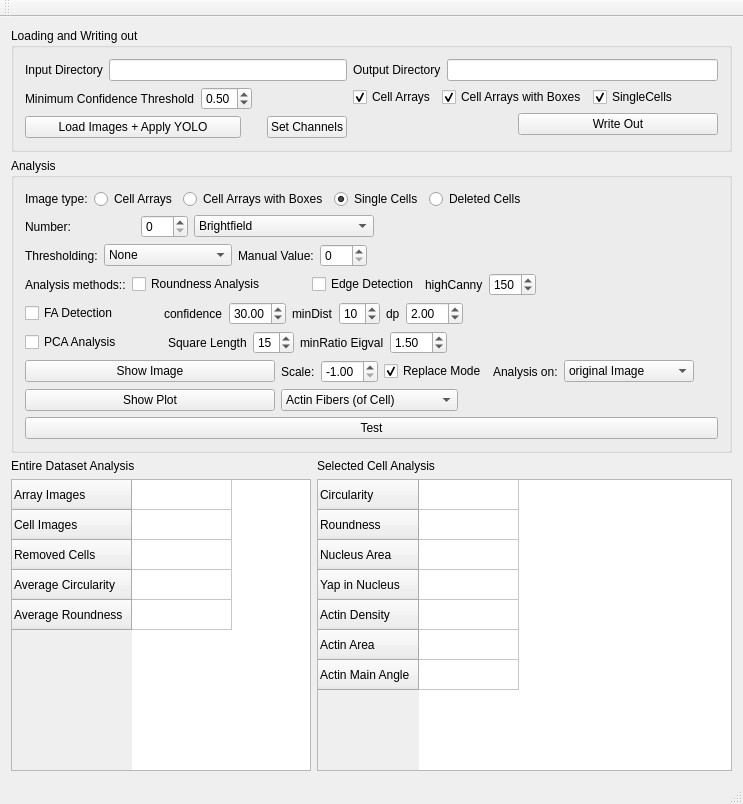
<?xml version="1.0" encoding="UTF-8"?>
<ui version="4.0">
 <class>WindowMainClass</class>
 <widget class="QMainWindow" name="WindowMainClass">
  <property name="geometry">
   <rect>
    <x>0</x>
    <y>0</y>
    <width>743</width>
    <height>804</height>
   </rect>
  </property>
  <property name="sizePolicy">
   <sizepolicy hsizetype="Preferred" vsizetype="Fixed">
    <horstretch>0</horstretch>
    <verstretch>0</verstretch>
   </sizepolicy>
  </property>
  <property name="windowTitle">
   <string>Cell Force Analyser</string>
  </property>
  <widget class="QWidget" name="centralWidget">
   <layout class="QVBoxLayout" name="verticalLayout">
    <item>
     <layout class="QHBoxLayout" name="horizontalLayout_8">
      <item>
       <widget class="QGroupBox" name="groupBox">
        <property name="title">
         <string>Loading and Writing out</string>
        </property>
        <layout class="QHBoxLayout" name="horizontalLayout_3">
         <item>
          <layout class="QVBoxLayout" name="verticalLayout_2">
           <item>
            <layout class="QHBoxLayout" name="horizontalLayout">
             <item>
              <widget class="QLabel" name="label">
               <property name="text">
                <string>Input Directory</string>
               </property>
               <property name="buddy">
                <cstring>lineEdit_inpDir</cstring>
               </property>
              </widget>
             </item>
             <item>
              <widget class="QLineEdit" name="lineEdit_inpDir"/>
             </item>
            </layout>
           </item>
           <item>
            <layout class="QHBoxLayout" name="horizontalLayout_4">
             <item>
              <widget class="QLabel" name="label_3">
               <property name="text">
                <string>Minimum Confidence Threshold</string>
               </property>
              </widget>
             </item>
             <item>
              <widget class="QDoubleSpinBox" name="doubleSpinBox_confThresh">
               <property name="minimum">
                <double>0.000000000000000</double>
               </property>
               <property name="maximum">
                <double>1.000000000000000</double>
               </property>
               <property name="singleStep">
                <double>0.100000000000000</double>
               </property>
               <property name="value">
                <double>0.500000000000000</double>
               </property>
              </widget>
             </item>
             <item>
              <spacer name="horizontalSpacer_3">
               <property name="orientation">
                <enum>Qt::Horizontal</enum>
               </property>
               <property name="sizeHint" stdset="0">
                <size>
                 <width>40</width>
                 <height>20</height>
                </size>
               </property>
              </spacer>
             </item>
            </layout>
           </item>
           <item>
            <layout class="QHBoxLayout" name="horizontalLayout_9">
             <item>
              <widget class="QPushButton" name="pushButton_loadImages">
               <property name="minimumSize">
                <size>
                 <width>200</width>
                 <height>0</height>
                </size>
               </property>
               <property name="text">
                <string>Load Images + Apply YOLO</string>
               </property>
               <property name="iconSize">
                <size>
                 <width>20</width>
                 <height>20</height>
                </size>
               </property>
              </widget>
             </item>
             <item>
              <spacer name="horizontalSpacer_5">
               <property name="orientation">
                <enum>Qt::Horizontal</enum>
               </property>
               <property name="sizeType">
                <enum>QSizePolicy::Fixed</enum>
               </property>
               <property name="sizeHint" stdset="0">
                <size>
                 <width>20</width>
                 <height>20</height>
                </size>
               </property>
              </spacer>
             </item>
             <item>
              <widget class="QPushButton" name="pushButton_channels">
               <property name="sizePolicy">
                <sizepolicy hsizetype="Fixed" vsizetype="Fixed">
                 <horstretch>0</horstretch>
                 <verstretch>0</verstretch>
                </sizepolicy>
               </property>
               <property name="text">
                <string>Set Channels</string>
               </property>
              </widget>
             </item>
            </layout>
           </item>
          </layout>
         </item>
         <item>
          <layout class="QVBoxLayout" name="verticalLayout_5">
           <item>
            <layout class="QHBoxLayout" name="horizontalLayout_2">
             <item>
              <widget class="QLabel" name="label_2">
               <property name="text">
                <string>Output Directory</string>
               </property>
               <property name="buddy">
                <cstring>lineEdit_outpDir</cstring>
               </property>
              </widget>
             </item>
             <item>
              <widget class="QLineEdit" name="lineEdit_outpDir"/>
             </item>
            </layout>
           </item>
           <item>
            <layout class="QHBoxLayout" name="horizontalLayout_11">
             <item>
              <widget class="QCheckBox" name="checkBox_cellArrays">
               <property name="text">
                <string>Cell Arrays</string>
               </property>
               <property name="checked">
                <bool>true</bool>
               </property>
              </widget>
             </item>
             <item>
              <widget class="QCheckBox" name="checkBox_cellArraysWithBoxes">
               <property name="text">
                <string>Cell Arrays with Boxes</string>
               </property>
               <property name="checked">
                <bool>true</bool>
               </property>
              </widget>
             </item>
             <item>
              <widget class="QCheckBox" name="checkBox_singleCells">
               <property name="text">
                <string>SingleCells</string>
               </property>
               <property name="checked">
                <bool>true</bool>
               </property>
              </widget>
             </item>
             <item>
              <spacer name="horizontalSpacer_9">
               <property name="orientation">
                <enum>Qt::Horizontal</enum>
               </property>
               <property name="sizeHint" stdset="0">
                <size>
                 <width>40</width>
                 <height>20</height>
                </size>
               </property>
              </spacer>
             </item>
            </layout>
           </item>
           <item>
            <layout class="QHBoxLayout" name="horizontalLayout_13">
             <item>
              <spacer name="horizontalSpacer_10">
               <property name="orientation">
                <enum>Qt::Horizontal</enum>
               </property>
               <property name="sizeHint" stdset="0">
                <size>
                 <width>40</width>
                 <height>20</height>
                </size>
               </property>
              </spacer>
             </item>
             <item>
              <widget class="QPushButton" name="pushButton_writeOut">
               <property name="minimumSize">
                <size>
                 <width>200</width>
                 <height>0</height>
                </size>
               </property>
               <property name="text">
                <string>Write Out</string>
               </property>
              </widget>
             </item>
            </layout>
           </item>
          </layout>
         </item>
        </layout>
       </widget>
      </item>
     </layout>
    </item>
    <item>
     <widget class="QGroupBox" name="groupBox_2">
      <property name="sizePolicy">
       <sizepolicy hsizetype="Preferred" vsizetype="Preferred">
        <horstretch>0</horstretch>
        <verstretch>0</verstretch>
       </sizepolicy>
      </property>
      <property name="title">
       <string>Analysis</string>
      </property>
      <layout class="QVBoxLayout" name="verticalLayout_6">
       <item>
        <layout class="QVBoxLayout" name="verticalLayout_3">
         <property name="sizeConstraint">
          <enum>QLayout::SetDefaultConstraint</enum>
         </property>
         <item>
          <layout class="QHBoxLayout" name="horizontalLayout_7">
           <item>
            <widget class="QLabel" name="label_14">
             <property name="text">
              <string>Image type:</string>
             </property>
            </widget>
           </item>
           <item>
            <widget class="QRadioButton" name="radioButton_cellArrays">
             <property name="enabled">
              <bool>true</bool>
             </property>
             <property name="minimumSize">
              <size>
               <width>0</width>
               <height>0</height>
              </size>
             </property>
             <property name="text">
              <string>Cell Arrays</string>
             </property>
             <property name="checked">
              <bool>false</bool>
             </property>
            </widget>
           </item>
           <item>
            <widget class="QRadioButton" name="radioButton_cellArraysWithBoxes">
             <property name="text">
              <string>Cell Arrays with Boxes</string>
             </property>
            </widget>
           </item>
           <item>
            <widget class="QRadioButton" name="radioButton_singleCells">
             <property name="minimumSize">
              <size>
               <width>0</width>
               <height>0</height>
              </size>
             </property>
             <property name="text">
              <string>Single Cells</string>
             </property>
             <property name="checked">
              <bool>true</bool>
             </property>
            </widget>
           </item>
           <item>
            <widget class="QRadioButton" name="radioButton_deletedCells">
             <property name="text">
              <string>Deleted Cells</string>
             </property>
            </widget>
           </item>
           <item>
            <spacer name="horizontalSpacer_13">
             <property name="orientation">
              <enum>Qt::Horizontal</enum>
             </property>
             <property name="sizeHint" stdset="0">
              <size>
               <width>40</width>
               <height>20</height>
              </size>
             </property>
            </spacer>
           </item>
          </layout>
         </item>
         <item>
          <layout class="QHBoxLayout" name="horizontalLayout_6">
           <item>
            <widget class="QLabel" name="label_5">
             <property name="minimumSize">
              <size>
               <width>110</width>
               <height>0</height>
              </size>
             </property>
             <property name="text">
              <string>Number:</string>
             </property>
            </widget>
           </item>
           <item>
            <widget class="QSpinBox" name="spinBox_showImage">
             <property name="maximum">
              <number>999</number>
             </property>
             <property name="value">
              <number>0</number>
             </property>
            </widget>
           </item>
           <item>
            <widget class="QComboBox" name="comboBox_showImage">
             <property name="minimumSize">
              <size>
               <width>180</width>
               <height>0</height>
              </size>
             </property>
             <property name="currentText">
              <string>Brightfield</string>
             </property>
             <item>
              <property name="text">
               <string>Brightfield</string>
              </property>
             </item>
             <item>
              <property name="text">
               <string>Nucleus</string>
              </property>
             </item>
             <item>
              <property name="text">
               <string>Vinculin</string>
              </property>
             </item>
             <item>
              <property name="text">
               <string>YAP</string>
              </property>
             </item>
             <item>
              <property name="text">
               <string>Actin</string>
              </property>
             </item>
             <item>
              <property name="text">
               <string>Merged RGB (BF AC NC)</string>
              </property>
             </item>
            </widget>
           </item>
           <item>
            <spacer name="horizontalSpacer_6">
             <property name="orientation">
              <enum>Qt::Horizontal</enum>
             </property>
             <property name="sizeHint" stdset="0">
              <size>
               <width>40</width>
               <height>20</height>
              </size>
             </property>
            </spacer>
           </item>
          </layout>
         </item>
         <item>
          <layout class="QHBoxLayout" name="horizontalLayout_16">
           <property name="topMargin">
            <number>0</number>
           </property>
           <item>
            <widget class="QLabel" name="label_10">
             <property name="text">
              <string>Thresholding:</string>
             </property>
            </widget>
           </item>
           <item>
            <widget class="QComboBox" name="comboBox_thresholding">
             <item>
              <property name="text">
               <string>None</string>
              </property>
             </item>
             <item>
              <property name="text">
               <string>Otsu</string>
              </property>
             </item>
             <item>
              <property name="text">
               <string>Manual</string>
              </property>
             </item>
             <item>
              <property name="text">
               <string>optimized for PCA</string>
              </property>
             </item>
            </widget>
           </item>
           <item>
            <widget class="QLabel" name="label_13">
             <property name="text">
              <string>Manual Value:</string>
             </property>
            </widget>
           </item>
           <item>
            <widget class="QSpinBox" name="spinBox_thresholdManually">
             <property name="maximum">
              <number>254</number>
             </property>
            </widget>
           </item>
           <item>
            <spacer name="horizontalSpacer_7">
             <property name="orientation">
              <enum>Qt::Horizontal</enum>
             </property>
             <property name="sizeHint" stdset="0">
              <size>
               <width>40</width>
               <height>20</height>
              </size>
             </property>
            </spacer>
           </item>
          </layout>
         </item>
         <item>
          <layout class="QHBoxLayout" name="horizontalLayout_15">
           <item>
            <widget class="QLabel" name="label_12">
             <property name="text">
              <string>Analysis methods::</string>
             </property>
            </widget>
           </item>
           <item>
            <widget class="QCheckBox" name="checkBox_roundnessAnalysis">
             <property name="text">
              <string>Roundness Analysis</string>
             </property>
            </widget>
           </item>
           <item>
            <spacer name="horizontalSpacer_15">
             <property name="orientation">
              <enum>Qt::Horizontal</enum>
             </property>
             <property name="sizeType">
              <enum>QSizePolicy::Fixed</enum>
             </property>
             <property name="sizeHint" stdset="0">
              <size>
               <width>40</width>
               <height>20</height>
              </size>
             </property>
            </spacer>
           </item>
           <item>
            <widget class="QCheckBox" name="checkBox_edgeDetection">
             <property name="text">
              <string>Edge Detection</string>
             </property>
            </widget>
           </item>
           <item>
            <widget class="QLabel" name="label_18">
             <property name="text">
              <string>highCanny</string>
             </property>
            </widget>
           </item>
           <item>
            <widget class="QSpinBox" name="spinBox_highThreshCanny">
             <property name="maximum">
              <number>255</number>
             </property>
             <property name="value">
              <number>150</number>
             </property>
            </widget>
           </item>
           <item>
            <spacer name="horizontalSpacer_4">
             <property name="orientation">
              <enum>Qt::Horizontal</enum>
             </property>
             <property name="sizeHint" stdset="0">
              <size>
               <width>40</width>
               <height>20</height>
              </size>
             </property>
            </spacer>
           </item>
          </layout>
         </item>
         <item>
          <layout class="QHBoxLayout" name="horizontalLayout_10">
           <item>
            <widget class="QCheckBox" name="checkBox_FAdetection">
             <property name="text">
              <string>FA Detection</string>
             </property>
            </widget>
           </item>
           <item>
            <spacer name="horizontalSpacer_11">
             <property name="orientation">
              <enum>Qt::Horizontal</enum>
             </property>
             <property name="sizeType">
              <enum>QSizePolicy::Fixed</enum>
             </property>
             <property name="sizeHint" stdset="0">
              <size>
               <width>40</width>
               <height>20</height>
              </size>
             </property>
            </spacer>
           </item>
           <item>
            <widget class="QLabel" name="label_19">
             <property name="text">
              <string>confidence</string>
             </property>
            </widget>
           </item>
           <item>
            <widget class="QDoubleSpinBox" name="doubleSpinBox_circleConfidence">
             <property name="value">
              <double>30.000000000000000</double>
             </property>
            </widget>
           </item>
           <item>
            <widget class="QLabel" name="label_17">
             <property name="text">
              <string>minDist</string>
             </property>
            </widget>
           </item>
           <item>
            <widget class="QSpinBox" name="spinBox_minDist">
             <property name="value">
              <number>10</number>
             </property>
            </widget>
           </item>
           <item>
            <widget class="QLabel" name="label_16">
             <property name="text">
              <string>dp</string>
             </property>
            </widget>
           </item>
           <item>
            <widget class="QDoubleSpinBox" name="doubleSpinBox_dpResolution">
             <property name="value">
              <double>2.000000000000000</double>
             </property>
            </widget>
           </item>
           <item>
            <spacer name="horizontalSpacer">
             <property name="orientation">
              <enum>Qt::Horizontal</enum>
             </property>
             <property name="sizeHint" stdset="0">
              <size>
               <width>40</width>
               <height>20</height>
              </size>
             </property>
            </spacer>
           </item>
          </layout>
         </item>
         <item>
          <layout class="QHBoxLayout" name="horizontalLayout_5">
           <item>
            <widget class="QCheckBox" name="checkBox_pcaAnalysis">
             <property name="text">
              <string>PCA Analysis</string>
             </property>
            </widget>
           </item>
           <item>
            <spacer name="horizontalSpacer_14">
             <property name="orientation">
              <enum>Qt::Horizontal</enum>
             </property>
             <property name="sizeType">
              <enum>QSizePolicy::Fixed</enum>
             </property>
             <property name="sizeHint" stdset="0">
              <size>
               <width>40</width>
               <height>20</height>
              </size>
             </property>
            </spacer>
           </item>
           <item>
            <widget class="QLabel" name="label_4">
             <property name="text">
              <string>Square Length</string>
             </property>
            </widget>
           </item>
           <item>
            <widget class="QSpinBox" name="spinBox_squareLengthPCA">
             <property name="value">
              <number>15</number>
             </property>
            </widget>
           </item>
           <item>
            <widget class="QLabel" name="label_9">
             <property name="text">
              <string>minRatio Eigval</string>
             </property>
            </widget>
           </item>
           <item>
            <widget class="QDoubleSpinBox" name="doubleSpinBox_minEigValRatioPCA">
             <property name="singleStep">
              <double>0.100000000000000</double>
             </property>
             <property name="value">
              <double>1.500000000000000</double>
             </property>
            </widget>
           </item>
           <item>
            <spacer name="horizontalSpacer_2">
             <property name="orientation">
              <enum>Qt::Horizontal</enum>
             </property>
             <property name="sizeHint" stdset="0">
              <size>
               <width>40</width>
               <height>20</height>
              </size>
             </property>
            </spacer>
           </item>
          </layout>
         </item>
         <item>
          <layout class="QHBoxLayout" name="horizontalLayout_12">
           <item>
            <widget class="QPushButton" name="pushButton_showImage">
             <property name="minimumSize">
              <size>
               <width>250</width>
               <height>0</height>
              </size>
             </property>
             <property name="text">
              <string>Show Image</string>
             </property>
            </widget>
           </item>
           <item>
            <widget class="QLabel" name="label_6">
             <property name="text">
              <string>Scale:</string>
             </property>
            </widget>
           </item>
           <item>
            <widget class="QDoubleSpinBox" name="doubleSpinBox_scale">
             <property name="minimum">
              <double>-1.000000000000000</double>
             </property>
             <property name="maximum">
              <double>10.000000000000000</double>
             </property>
             <property name="value">
              <double>-1.000000000000000</double>
             </property>
            </widget>
           </item>
           <item>
            <widget class="QCheckBox" name="checkBox_replace">
             <property name="text">
              <string>Replace Mode</string>
             </property>
             <property name="checked">
              <bool>true</bool>
             </property>
            </widget>
           </item>
           <item>
            <widget class="QLabel" name="label_15">
             <property name="text">
              <string>Analysis on:</string>
             </property>
            </widget>
           </item>
           <item>
            <widget class="QComboBox" name="comboBox_display">
             <property name="minimumSize">
              <size>
               <width>130</width>
               <height>0</height>
              </size>
             </property>
             <item>
              <property name="text">
               <string>original Image</string>
              </property>
             </item>
             <item>
              <property name="text">
               <string>thresholded Image</string>
              </property>
             </item>
            </widget>
           </item>
           <item>
            <spacer name="horizontalSpacer_8">
             <property name="orientation">
              <enum>Qt::Horizontal</enum>
             </property>
             <property name="sizeHint" stdset="0">
              <size>
               <width>40</width>
               <height>20</height>
              </size>
             </property>
            </spacer>
           </item>
          </layout>
         </item>
         <item>
          <layout class="QHBoxLayout" name="horizontalLayout_14">
           <property name="bottomMargin">
            <number>0</number>
           </property>
           <item>
            <widget class="QPushButton" name="pushButton_showPlot">
             <property name="minimumSize">
              <size>
               <width>250</width>
               <height>0</height>
              </size>
             </property>
             <property name="text">
              <string>Show Plot</string>
             </property>
            </widget>
           </item>
           <item>
            <widget class="QComboBox" name="comboBox_showPlot">
             <property name="minimumSize">
              <size>
               <width>160</width>
               <height>0</height>
              </size>
             </property>
             <item>
              <property name="text">
               <string>Actin Fibers (of Cell)</string>
              </property>
             </item>
             <item>
              <property name="text">
               <string>Nucleus Area</string>
              </property>
             </item>
             <item>
              <property name="text">
               <string>Nucleus Circularity</string>
              </property>
             </item>
             <item>
              <property name="text">
               <string>Nucleus Roundness</string>
              </property>
             </item>
             <item>
              <property name="text">
               <string>Yap in Nucleus</string>
              </property>
             </item>
             <item>
              <property name="text">
               <string>Actin Area</string>
              </property>
             </item>
             <item>
              <property name="text">
               <string>Actin Density</string>
              </property>
             </item>
             <item>
              <property name="text">
               <string>Actin Max Spread Distance</string>
              </property>
             </item>
             <item>
              <property name="text">
               <string>Actin Main Angle</string>
              </property>
             </item>
            </widget>
           </item>
           <item>
            <spacer name="horizontalSpacer_12">
             <property name="orientation">
              <enum>Qt::Horizontal</enum>
             </property>
             <property name="sizeHint" stdset="0">
              <size>
               <width>40</width>
               <height>20</height>
              </size>
             </property>
            </spacer>
           </item>
          </layout>
         </item>
        </layout>
       </item>
       <item>
        <widget class="QPushButton" name="pushButton_test">
         <property name="text">
          <string>Test</string>
         </property>
        </widget>
       </item>
      </layout>
     </widget>
    </item>
    <item>
     <layout class="QGridLayout" name="gridLayout">
      <item row="1" column="0">
       <widget class="QTableWidget" name="tableWidget_all">
        <property name="sizePolicy">
         <sizepolicy hsizetype="Fixed" vsizetype="Minimum">
          <horstretch>0</horstretch>
          <verstretch>0</verstretch>
         </sizepolicy>
        </property>
        <property name="minimumSize">
         <size>
          <width>300</width>
          <height>200</height>
         </size>
        </property>
        <property name="maximumSize">
         <size>
          <width>300</width>
          <height>400</height>
         </size>
        </property>
        <property name="columnCount">
         <number>1</number>
        </property>
        <attribute name="horizontalHeaderVisible">
         <bool>false</bool>
        </attribute>
        <row>
         <property name="text">
          <string>Array Images</string>
         </property>
        </row>
        <row>
         <property name="text">
          <string>Cell Images</string>
         </property>
        </row>
        <row>
         <property name="text">
          <string>Removed Cells</string>
         </property>
        </row>
        <row>
         <property name="text">
          <string>Average Circularity</string>
         </property>
        </row>
        <row>
         <property name="text">
          <string>Average Roundness</string>
         </property>
        </row>
        <column/>
       </widget>
      </item>
      <item row="0" column="1">
       <widget class="QLabel" name="label_8">
        <property name="text">
         <string>Selected Cell Analysis</string>
        </property>
       </widget>
      </item>
      <item row="0" column="0">
       <widget class="QLabel" name="label_7">
        <property name="text">
         <string>Entire Dataset Analysis</string>
        </property>
       </widget>
      </item>
      <item row="1" column="1">
       <widget class="QTableWidget" name="tableWidget_cell">
        <property name="columnCount">
         <number>1</number>
        </property>
        <attribute name="horizontalHeaderVisible">
         <bool>false</bool>
        </attribute>
        <row>
         <property name="text">
          <string>Circularity</string>
         </property>
        </row>
        <row>
         <property name="text">
          <string>Roundness</string>
         </property>
        </row>
        <row>
         <property name="text">
          <string>Nucleus Area</string>
         </property>
        </row>
        <row>
         <property name="text">
          <string>Yap in Nucleus</string>
         </property>
        </row>
        <row>
         <property name="text">
          <string>Actin Density</string>
         </property>
        </row>
        <row>
         <property name="text">
          <string>Actin Area</string>
         </property>
        </row>
        <row>
         <property name="text">
          <string>Actin Main Angle</string>
         </property>
        </row>
        <column/>
        <item row="6" column="0">
         <property name="text">
          <string/>
         </property>
        </item>
       </widget>
      </item>
     </layout>
    </item>
   </layout>
  </widget>
  <widget class="QMenuBar" name="menuBar">
   <property name="geometry">
    <rect>
     <x>0</x>
     <y>0</y>
     <width>743</width>
     <height>26</height>
    </rect>
   </property>
  </widget>
  <widget class="QToolBar" name="mainToolBar">
   <attribute name="toolBarArea">
    <enum>TopToolBarArea</enum>
   </attribute>
   <attribute name="toolBarBreak">
    <bool>false</bool>
   </attribute>
  </widget>
  <widget class="QStatusBar" name="statusBar"/>
 </widget>
 <layoutdefault spacing="6" margin="11"/>
 <resources>
  <include location="WindowMain.qrc"/>
 </resources>
 <connections/>
</ui>
